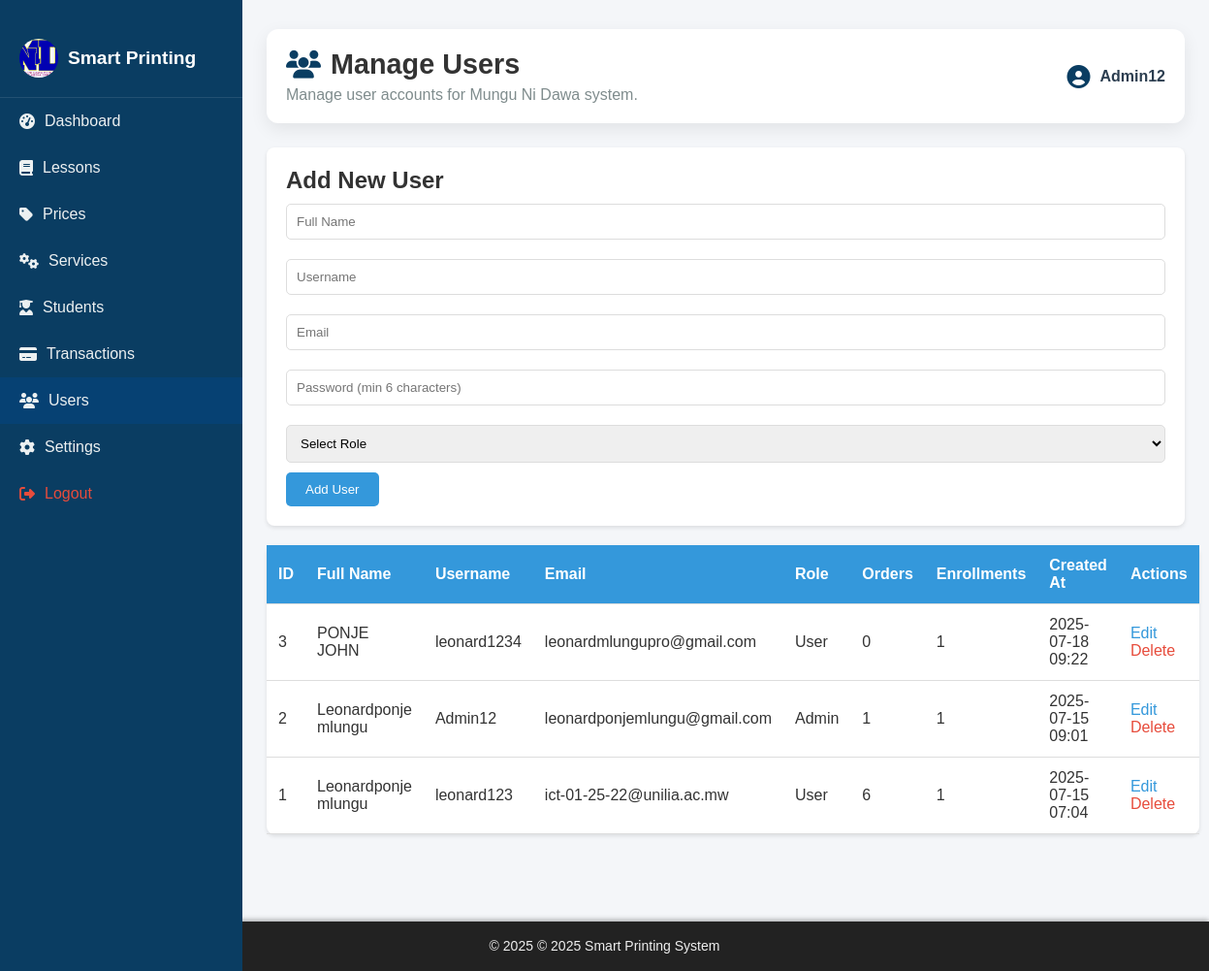
Page /admin/manage_users.php (signed in) on the committed database.
### tables this page shows
CREATE TABLE IF NOT EXISTS `settings` (
  `id` int NOT NULL AUTO_INCREMENT,
  `business_name` varchar(255) NOT NULL DEFAULT 'Smart Printing System',
  `logo_path` varchar(255) DEFAULT 'assets/images/MND.jpeg',
  `contact_email` varchar(100) DEFAULT 'admin@example.com',
  `phone` varchar(50) DEFAULT NULL,
  `address` text,
  `paychangu_api_key` text,
  `mysql_user` varchar(50) DEFAULT 'root',
  `mysql_password` varchar(100) DEFAULT NULL,
  `created_at` timestamp NULL DEFAULT CURRENT_TIMESTAMP,
  `updated_at` timestamp NULL DEFAULT CURRENT_TIMESTAMP ON UPDATE CURRENT_TIMESTAMP,
  `site_timezone` varchar(100) DEFAULT 'Africa/Blantyre',
  `footer_text` varchar(255) DEFAULT '© 2025 Mungu Ni Dawa',
  `maintenance_mode` tinyint(1) DEFAULT '0',
  PRIMARY KEY (`id`)
);

CREATE TABLE IF NOT EXISTS `users` (
  `id` int NOT NULL AUTO_INCREMENT,
  `name` varchar(100) NOT NULL,
  `username` varchar(50) NOT NULL,
  `email` varchar(100) NOT NULL,
  `phone` varchar(20) DEFAULT NULL,
  `password` varchar(255) NOT NULL,
  `role` varchar(20) NOT NULL,
  `created_at` timestamp NULL DEFAULT CURRENT_TIMESTAMP,
  `education_level` int DEFAULT NULL COMMENT '1=Primary, 2=Secondary, 3=Tertiary',
  `class_id` int DEFAULT NULL,
  `semester_id` int DEFAULT NULL,
  PRIMARY KEY (`id`),
  UNIQUE KEY `username` (`username`),
  UNIQUE KEY `email` (`email`)
);

### admin/includes/load_settings.php (called while the page is built, shortened)
<?php
$settings = [
    'business_name' => 'Smart Printing System',
    'logo_path' => '/smart-printing-system/assets/images/logo.png',
    'contact_email' => '',
    'address' => '',
    'whatsapp_number' => '',
    'footer_text' => '© ' . date('Y') . ' Smart Printing System — All rights reserved.',
    'site_timezone' => 'Africa/Blantyre',
    'maintenance_mode' => 0
];
$result = $conn->query("SELECT business_name, logo_path, contact_email, address, phone, site_timezone, footer_text, maintenance_mode FROM settings WHERE id = 1 LIMIT 1");
if ($result && $result->num_rows > 0) {
    $row = $result->fetch_assoc();
    foreach ($row as $key => $value) {
        if (!empty($value)) {
            $settings[$key] = $value;
        }
    }
}
?>

### admin/manage_users.php (the view, shortened to what this page needs)
<?php
include 'includes/functions.php';
include 'includes/load_settings.php';
$users = [];
$result = $conn->query("
    SELECT u.id, u.name, u.username, u.email, u.role, u.created_at,
           (SELECT COUNT(*) FROM orders o WHERE o.user_id = u.id) AS order_count,
           (SELECT COUNT(*) FROM enrollments e WHERE e.email = u.email) AS enrollment_count
    FROM users u
    ORDER BY u.created_at DESC
");
while ($row = $result->fetch_assoc()) {
    $users[] = $row;
}
?>
<!DOCTYPE html>
<html lang="en">
<head>
    <link rel="stylesheet" href="/smart-printing-system/assets/css/admin_style.css" />
    <link rel="stylesheet" href="https://cdnjs.cloudflare.com/ajax/libs/font-awesome/6.5.0/css/all.min.css" />
</head>
<body>
    <div class="admin-wrapper">
        <div class="sidebar">
            <div class="logo">
            <img src="<?php echo htmlspecialchars($settings['logo_path']); ?>" alt="Logo" class="logo-img">
            <span><?php echo htmlspecialchars($settings['business_name']); ?></span>
            </div>
            <a href="dashboard.php"><i class="fas fa-tachometer-alt"></i> Dashboard</a>
            <a href="manage_lessons.php"><i class="fas fa-book"></i> Lessons</a>
            <a href="manage_prices.php"><i class="fas fa-tag"></i> Prices</a>
            <a href="manage_services.php"><i class="fas fa-cogs"></i> Services</a>
            <a href="manage_students.php"><i class="fas fa-user-graduate"></i> Students</a>
            <a href="manage_transactions.php"><i class="fas fa-credit-card"></i> Transactions</a>
            <a href="manage_users.php" class="active"><i class="fas fa-users"></i> Users</a>
            <a href="settings.php"><i class="fas fa-cog"></i> Settings</a>
            <a href="../logout.php" style="color: red;" onclick="return confirm('Are you sure you want to logout?');"><i class="fas fa-sign-out-alt"></i> Logout</a>
        </div>
        <div class="main-content">
            <header class="dashboard-header">
                <div class="header-content">
                    <h1><i class="fas fa-users"></i> Manage Users</h1>
                    <p>Manage user accounts for Mungu Ni Dawa system.</p>
                </div>
                <div class="user-profile">
                    <i class="fas fa-user-circle"></i>
                    <span><?php echo htmlspecialchars($_SESSION['users']['username']); ?></span>
                </div>
            </header>
            <div class="form-container">
                <h2>Add New User</h2>
                <form method="POST">
                    <input type="text" name="name" placeholder="Full Name" required />
                    <input type="text" name="username" placeholder="Username" required />
                    <input type="email" name="email" placeholder="Email" required />
                    <input type="password" name="password" placeholder="Password (min 6 characters)" required />
                    <select name="role" required>
                        <option value="">Select Role</option>
                    </select>
                    <button type="submit">Add User</button>
                </form>
            </div>
            <table class="user-table">
                <thead>
                    <tr>
                        <th>ID</th>
                        <th>Full Name</th>
                        <th>Username</th>
                        <th>Email</th>
                        <th>Role</th>
                        <th>Orders</th>
                        <th>Enrollments</th>
                        <th>Created At</th>
                        <th>Actions</th>
                    </tr>
                </thead>
                <tbody>
                    <?php if (empty($users)): ?>
                        <tr>
                            <td colspan="9" style="text-align:center;">No users available.</td>
                        </tr>
                    <?php else: ?>
                        <?php foreach ($users as $user): ?>
                            <tr>
                                <td><?php echo $user['id']; ?></td>
                                <td><?php echo htmlspecialchars($user['name']); ?></td>
                                <td><?php echo htmlspecialchars($user['username']); ?></td>
                                <td><?php echo htmlspecialchars($user['email']); ?></td>
                                <td><?php echo ucfirst($user['role']); ?></td>
                                <td><?php echo $user['order_count']; ?></td>
                                <td><?php echo $user['enrollment_count']; ?></td>
                                <td><?php echo date('Y-m-d H:i', strtotime($user['created_at'])); ?></td>
                                <td class="action-links">
                                    <a href="#edit-<?php echo $user['id']; ?>" onclick="showEditForm(<?php echo $user['id']; ?>)">Edit</a>
                                    <a href="#" class="delete" onclick="if(confirm('Are you sure?')){deleteUser(<?php echo $user['id']; ?>);}">Delete</a>
                                </td>
                            </tr>
                        <?php endforeach; ?>
                    <?php endif; ?>
                </tbody>
            </table>
        </div>
    </div>
<?php include 'includes/footer.php'; ?>
</body>
</html>

### admin/includes/footer.php (shortened to what this page needs)
<footer id="admin-footer" style="
    background-color: #222;
    color: #eee;
    text-align: center;
    padding: 15px 20px;
    font-size: 14px;
    font-family: 'Segoe UI', Tahoma, Geneva, Verdana, sans-serif;
    box-shadow: 0 -2px 5px rgba(0,0,0,0.3);
    position: relative;
    bottom: 0;
    width: 100%;
    margin-top: 40px;
    user-select: none;
">
  <p style="margin: 0; line-height: 1.5;">
    &copy; <?php echo date("Y"); ?>
    <?php
      echo !empty($settings['footer_text'])
           ? htmlspecialchars($settings['footer_text'])
           : 'Smart Printing System — All rights reserved.';
    ?>
  </p>
</footer>

### assets/css/admin_style.css (style rules this page uses)
* { margin: 0; padding: 0; box-sizing: border-box; font-family: 'Arial', sans-serif; }
body { background-color: #f4f6f9; color: #333; overflow-x: hidden; }
.admin-wrapper { display: flex; min-height: 100vh; }
.sidebar { width: 250px; background-color: #0a3d62; color: #fff; padding: 20px 0; position: fixed; top: 0; bottom: 0; left: 0; overflow-y: auto; z-index: 1000; }
.sidebar .logo { display: flex; align-items: center; padding: 20px; border-bottom: 1px solid rgba(255, 255, 255, 0.1); }
.sidebar .logo-img { width: 40px; height: 40px; margin-right: 10px; border-radius: 50%; object-fit: cover; }
.sidebar span { font-size: 1.2rem; font-weight: bold; }
.sidebar a { display: flex; align-items: center; padding: 15px 20px; color: #ecf0f1; text-decoration: none; transition: background 0.3s ease; }
.sidebar a i { margin-right: 10px; }
.sidebar a:hover, .sidebar a.active { background-color: #064173; }
.sidebar a[style*="color: red"] { color: #e74c3c !important; }
.main-content { margin-left: 250px; padding: 30px 25px; width: calc(100% - 250px); transition: margin-left 0.3s ease; }
.dashboard-header { display: flex; justify-content: space-between; align-items: center; background-color: #fff; padding: 20px; border-radius: 12px; box-shadow: 0 6px 18px rgba(0, 0, 0, 0.08); margin-bottom: 25px; flex-wrap: wrap; }
.header-content h1 { font-size: 1.8rem; display: flex; align-items: center; }
.header-content h1 i { margin-right: 10px; color: #0a3d62; }
.header-content p { color: #7f8c8d; margin-top: 6px; }
.user-profile { display: flex; align-items: center; font-size: 1rem; color: #2c3e50; }
.user-profile i { font-size: 1.5rem; margin-right: 10px; color: #0a3d62; }
.user-profile span { font-weight: bold; }
.sidebar { width: 250px; background-color: #0a3d62; color: #fff; padding: 20px 0; position: fixed; top: 0; bottom: 0; left: 0; overflow-y: auto; z-index: 1000; transition: transform 0.3s ease; }

### admin/manage_users.php (style rules this page uses)
.user-table { width: 100%; border-collapse: collapse; margin: 20px 0; background: #fff; border-radius: 8px; box-shadow: 0 2px 4px rgba(0,0,0,0.1); }
.user-table th, .user-table td { padding: 12px; text-align: left; border-bottom: 1px solid #ddd; }
.user-table th { background: #3498db; color: #fff; }
.form-container { background: #fff; padding: 20px; border-radius: 8px; box-shadow: 0 2px 4px rgba(0,0,0,0.1); margin-bottom: 20px; }
.form-container input, .form-container select { width: 100%; padding: 10px; margin: 10px 0; border: 1px solid #ddd; border-radius: 5px; }
.form-container button { padding: 10px 20px; background: #3498db; color: #fff; border: none; border-radius: 5px; cursor: pointer; }
.action-links a { margin-right: 10px; color: #3498db; text-decoration: none; }
.action-links a.delete { color: #e74c3c; }

### rows in the picture
settings: logo_path (picture), business_name "Smart Printing", footer_text "© 2025 Smart Printing System"
users: id "3", name "PONJE JOHN", username "leonard1234", email "leonardmlungupro@gmail.com", role "User", order_count "0", enrollment_count "1", created_at "2025-07-18 09:22"
users: id "2", name "Leonardponje mlungu", username "Admin12", email "leonardponjemlungu@gmail.com", role "Admin", order_count "1", enrollment_count "1", created_at "2025-07-15 09:01"
users: id "1", name "Leonardponje mlungu", username "leonard123", email "ict-01-25-22@unilia.ac.mw", role "User", order_count "6", enrollment_count "1", created_at "2025-07-15 07:04"

### other values in the picture
$_SESSION['users']['username'] "Admin12"
